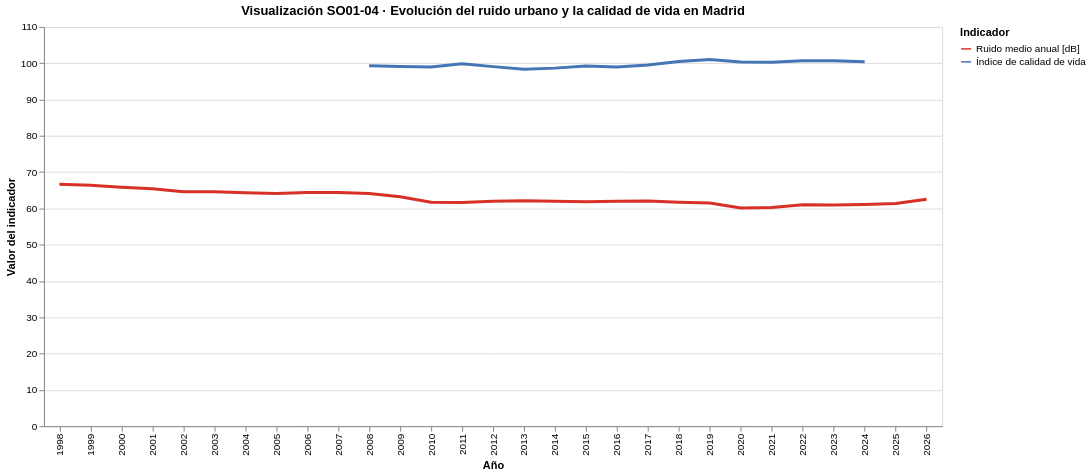

Notebook code cell kept with this figure:
### Markdown cell above
🔴 Línea roja → Ruido medio anual [dB]
🔵 Línea azul → Índice de calidad de vida

* La Visualización OS01-05 muestra de forma conjunta la evolución del ruido urbano y la percepción agregada de la calidad de vida. 
* La línea roja representa el nivel medio anual de ruido, mientras que la línea azul corresponde al índice de calidad de vida.
* La comparación temporal permite contextualizar el ruido como un factor ambiental que influye indirectamente en la experiencia urbana y el bienestar percibido.

### Code cell
# =========================================================
# VISUALIZACIÓN OS01-04 · RUIDO y CALIDAD DE VIDA (ALTO NIVEL)
# =========================================================

# ---------------------------------------------------------
# 1. RUIDO MEDIO ANUAL (Madrid)
# ---------------------------------------------------------
df_ruido_anual = (
    df_02_cont_acustic
    .dropna(subset=["laeq"])
    .groupby("year", as_index=False)
    .agg(
        ruido_medio=("laeq", "mean")
    )
)

df_ruido_anual["Indicador"] = "Ruido medio anual [dB]"
df_ruido_anual = df_ruido_anual.rename(columns={"ruido_medio": "valor"})

# ---------------------------------------------------------
# 2. CALIDAD DE VIDA (Madrid / Total Nacional)
# ---------------------------------------------------------
df_calidad_vida = (
    df_07_Q_vida
    .query("CCAA == 'Madrid, Comunidad de'")   # en la Comunidad de Madrid
    .drop(columns=["CCAA"])
    .melt(var_name="year", value_name="valor")
)

# .query("CCAA == 'Total Nacional'") 
# .query("CCAA == 'Madrid, Comunidad de'")   


df_calidad_vida["year"] = df_calidad_vida["year"].astype(int)
df_calidad_vida["Indicador"] = "Índice de calidad de vida"

# ---------------------------------------------------------
# 3. DATASET COMBINADO (FORMATO LARGO)
# ---------------------------------------------------------
df_ruido_calidad_long = pd.concat(
    [df_ruido_anual[["year", "valor", "Indicador"]],
     df_calidad_vida[["year", "valor", "Indicador"]]],
    ignore_index=True
)

# ---------------------------------------------------------
# 4. VISUALIZACIÓN FINAL CON LEYENDA + INTERACTIVIDAD
# ---------------------------------------------------------
visualizacion_4 = (
    alt.Chart(df_ruido_calidad_long)
    .mark_line(strokeWidth=3)
    .encode(
        x=alt.X("year:O", title="Año"),
        y=alt.Y("valor:Q", title="Valor del indicador"),
        color=alt.Color(
            "Indicador:N",
            title="Indicador",
            scale=alt.Scale(
                domain=[
                    "Ruido medio anual [dB]",
                    "Índice de calidad de vida"
                ],
                range=["#d73027", "#4575b4"]  # rojo / azul
            )
        ),
        tooltip=[
            alt.Tooltip("year:O", title="Año"),
            alt.Tooltip("Indicador:N", title="Indicador"),
            alt.Tooltip("valor:Q", title="Valor", format=".2f")
        ]
    )
    .interactive()   # ✅ INTERACTIVIDAD
    .properties(
        width=900,
        height=400,
        title="Visualización SO01-04 · Evolución del ruido urbano y la calidad de vida en Madrid"
    )
)

visualizacion_4

### Figure 1 — Vega-Lite specification as saved in the notebook (floating-point values rounded to 4 significant figures)
{"$schema": "https://vega.github.io/schema/vega-lite/v5.20.1.json", "config": {"view": {"continuousHeight": 300, "continuousWidth": 300}}, "data": {"name": "data-098368190f0b917620a21606739f0ff5"}, "datasets": {"data-098368190f0b917620a21606739f0ff5": [{"Indicador": "Ruido medio anual [dB]", "valor": 66.65, "year": 1998}, {"Indicador": "Ruido medio anual [dB]", "valor": 66.4, "year": 1999}, {"Indicador": "Ruido medio anual [dB]", "valor": 65.83, "year": 2000}, {"Indicador": "Ruido medio anual [dB]", "valor": 65.41, "year": 2001}, {"Indicador": "Ruido medio anual [dB]", "valor": 64.6, "year": 2002}, {"Indicador": "Ruido medio anual [dB]", "valor": 64.57, "year": 2003}, {"Indicador": "Ruido medio anual [dB]", "valor": 64.3, "year": 2004}, {"Indicador": "Ruido medio anual [dB]", "valor": 64.12, "year": 2005}, {"Indicador": "Ruido medio anual [dB]", "valor": 64.4, "year": 2006}, {"Indicador": "Ruido medio anual [dB]", "valor": 64.37, "year": 2007}, {"Indicador": "Ruido medio anual [dB]", "valor": 64.09, "year": 2008}, {"Indicador": "Ruido medio anual [dB]", "valor": 63.23, "year": 2009}, {"Indicador": "Ruido medio anual [dB]", "valor": 61.7, "year": 2010}, {"Indicador": "Ruido medio anual [dB]", "valor": 61.64, "year": 2011}, {"Indicador": "Ruido medio anual [dB]", "valor": 61.98, "year": 2012}, {"Indicador": "Ruido medio anual [dB]", "valor": 62.1, "year": 2013}, {"Indicador": "Ruido medio anual [dB]", "valor": 61.98, "year": 2014}, {"Indicador": "Ruido medio anual [dB]", "valor": 61.84, "year": 2015}, {"Indicador": "Ruido medio anual [dB]", "valor": 61.98, "year": 2016}, {"Indicador": "Ruido medio anual [dB]", "valor": 62.07, "year": 2017}, {"Indicador": "Ruido medio anual [dB]", "valor": 61.73, "year": 2018}, {"Indicador": "Ruido medio anual [dB]", "valor": 61.49, "year": 2019}, {"Indicador": "Ruido medio anual [dB]", "valor": 60.1, "year": 2020}, {"Indicador": "Ruido medio anual [dB]", "valor": 60.27, "year": 2021}, {"Indicador": "Ruido medio anual [dB]", "valor": 61.03, "year": 2022}, {"Indicador": "Ruido medio anual [dB]", "valor": 60.95, "year": 2023}, {"Indicador": "Ruido medio anual [dB]", "valor": 61.09, "year": 2024}, {"Indicador": "Ruido medio anual [dB]", "valor": 61.38, "year": 2025}, {"Indicador": "Ruido medio anual [dB]", "valor": 62.53, "year": 2026}, {"Indicador": "Índice de calidad de vida", "valor": 99.28, "year": 2008}, {"Indicador": "Índice de calidad de vida", "valor": 99.07, "year": 2009}, {"Indicador": "Índice de calidad de vida", "valor": 99.0, "year": 2010}, {"Indicador": "Índice de calidad de vida", "valor": 99.86, "year": 2011}, {"Indicador": "Índice de calidad de vida", "valor": 99.07, "year": 2012}, {"Indicador": "Índice de calidad de vida", "valor": 98.37, "year": 2013}, {"Indicador": "Índice de calidad de vida", "valor": 98.65, "year": 2014}, {"Indicador": "Índice de calidad de vida", "valor": 99.27, "year": 2015}, {"Indicador": "Índice de calidad de vida", "valor": 98.96, "year": 2016}, {"Indicador": "Índice de calidad de vida", "valor": 99.54, "year": 2017}, {"Indicador": "Índice de calidad de vida", "valor": 100.5, "year": 2018}, {"Indicador": "Índice de calidad de vida", "valor": 101.0, "year": 2019}, {"Indicador": "Índice de calidad de vida", "valor": 100.3, "year": 2020}, {"Indicador": "Índice de calidad de vida", "valor": 100.2, "year": 2021}, {"Indicador": "Índice de calidad de vida", "valor": 100.7, "year": 2022}, {"Indicador": "Índice de calidad de vida", "valor": 100.7, "year": 2023}, {"Indicador": "Índice de calidad de vida", "valor": 100.4, "year": 2024}]}, "encoding": {"color": {"field": "Indicador", "scale": {"domain": ["Ruido medio anual [dB]", "Índice de calidad de vida"], "range": ["#d73027", "#4575b4"]}, "title": "Indicador", "type": "nominal"}, "tooltip": [{"field": "year", "title": "Año", "type": "ordinal"}, {"field": "Indicador", "title": "Indicador", "type": "nominal"}, {"field": "valor", "format": ".2f", "title": "Valor", "type": "quantitative"}], "x": {"field": "year", "title": "Año", "type": "ordinal"}, "y": {"field": "valor", "title": "Valor del indicador", "type": "quantitative"}}, "height": 400, "mark": {"strokeWidth": 3, "type": "line"}, "params": [{"bind": "scales", "name": "param_19", "select": {"encodings": ["x", "y"], "type": "interval"}}], "title": "Visualización SO01-04 · Evolución del ruido urbano y la calidad de vida en Madrid", "width": 900}
